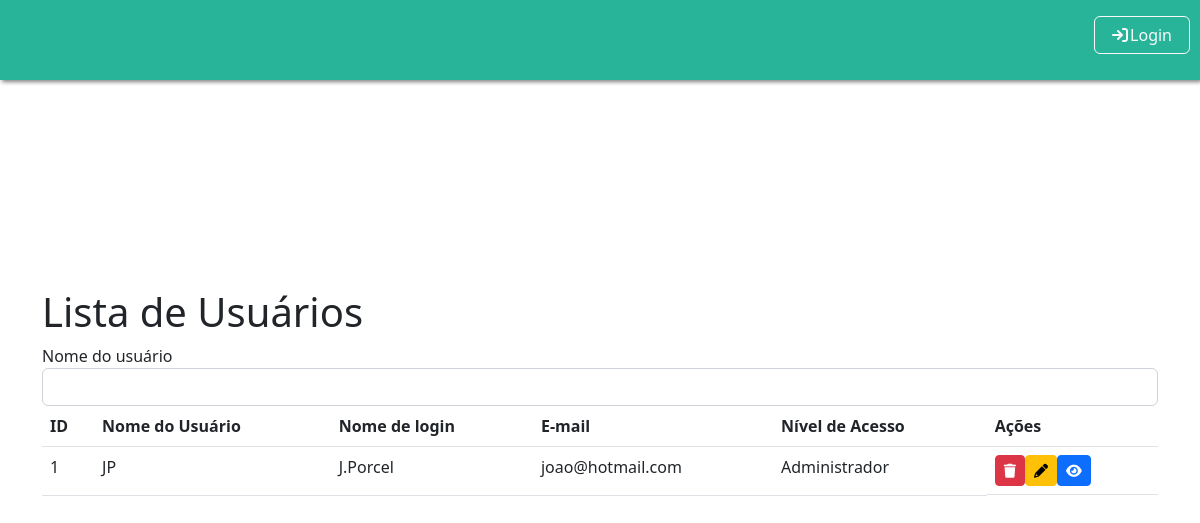
/Tela_Listar_Usuarios.php, run on an earlier commit of the app's database.
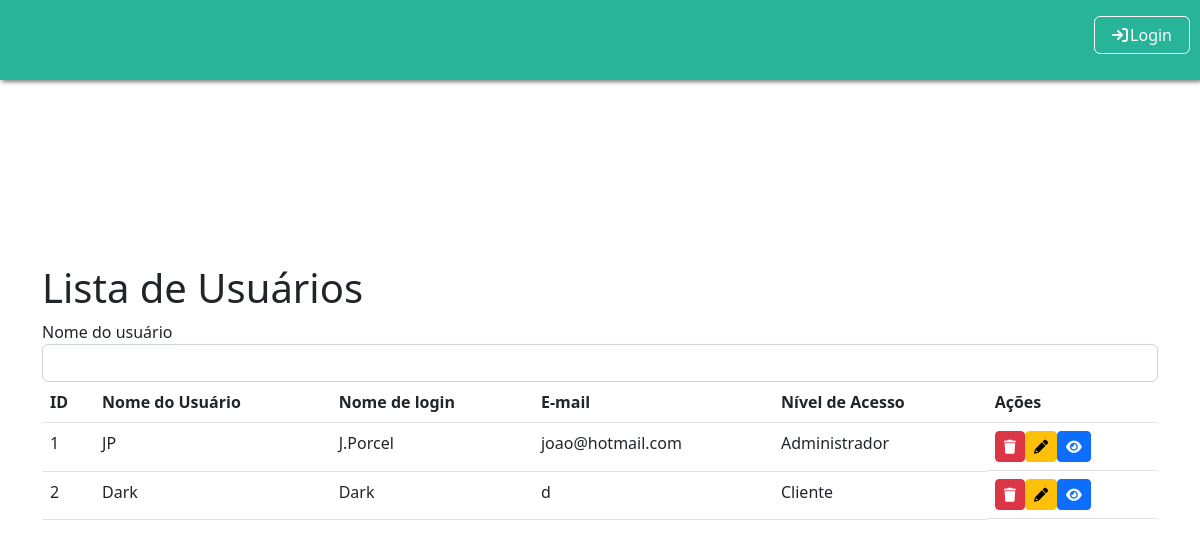
And on a later commit of the database.
### tables this page shows
CREATE TABLE IF NOT EXISTS usuarios (
  idusuario INT NOT NULL AUTO_INCREMENT,
  nome_usuario VARCHAR(45) NOT NULL,
  nome_login VARCHAR(45) NOT NULL,
  email VARCHAR(45) NOT NULL,
  senha VARCHAR(100) NOT NULL,
  nivel_acesso INT NOT NULL,
  PRIMARY KEY (idusuario));

### controllers/controller_usuario.php (the view, shortened to what this page needs)
<?php
function listarUsuarios() {
    $conexao = conectarBanco();
    if ($_SERVER['REQUEST_METHOD'] === 'POST') {
        $nome_usuario = $_POST['nome_usuario'];
        $sql = "SELECT * FROM usuarios WHERE 1 = 1";
        if (!empty($nome_usuario)) {
            $sql .= " AND nome_usuario LIKE '%$nome_usuario%'";
        }
        $result = $conexao->query($sql);
    } else {
        $sql = 'SELECT * FROM usuarios';
        $result = $conexao->query($sql);
    }
    if ($result->num_rows >= 0) {
        while ($row = $result->fetch_assoc()) {
            echo '<tr id="row-' . $row['idusuario'] . '">';
            echo '<td>' . $row['idusuario'] . '</td>';
            echo '<td>' . $row['nome_usuario'] . '</td>';
            echo '<td>' . $row['nome_login'] . '</td>';
            echo '<td>' . $row['email'] . '</td>';
            if ($row['nivel_acesso'] == 1) {
                echo '<td>Administrador</td>';
            } else {
                echo '<td>Cliente</td>';
            }
            echo '<td style="display: flex">';
            if ($row['idusuario'] != $_SESSION['idusuario']) {
                echo '<button name="btn-excluir" type="button" class="btn btn-danger btn-sm" onclick="excluirUsuario(' . $row['idusuario'] . ')">';
                echo '<i class="fas fa-trash"></i>';
                echo '</button>';
            } else {
                echo '<button name="btn-excluir" type="button" class="btn btn-disabled btn-sm">';
                echo '<i class="fas fa-trash"></i>';
                echo '</button>';
            }
            echo '<button type="button" class="btn btn-warning btn-sm" onclick="alterarUsuario(' . $row['idusuario'] . ')">';
            echo '<i class="fas fa-pencil"></i>';
            echo '</button>';
            echo '<button type="button" class="btn btn-primary btn-sm" onclick="visualizarUsuario(' . $row['idusuario'] . ')">';
            echo '<i class="fas fa-eye"></i>';
            echo '</button>';
            echo '</td>';
            echo '</tr>';
        }
    } else {
        echo '<tr><td colspan="7">Nenhum dado encontrado.</td></tr>';
    }
}
?>

### Tela_Listar_Usuarios.php (shortened to what this page needs)
<!DOCTYPE html>
<?php
require '../portalEMA/functions/geral.php';
?>
<html>
    <head>
        <link rel="stylesheet" type="text/css" href="../portalEMA/css/style.css">
        <link rel="stylesheet" href="https://unpkg.com/leaflet@1.7.1/dist/leaflet.css" />
        <link rel="stylesheet" href="https://cdnjs.cloudflare.com/ajax/libs/font-awesome/6.0.0-beta3/css/all.min.css">
        <link rel="stylesheet" type="text/css" href="https://cdn.jsdelivr.net/npm/bootstrap@5.2.3/dist/css/bootstrap.min.css">
    </head>
    <body>
        <?php
        menu();
        ?>
        <div class="container">
            <h1>Lista de Usuários</h1>
            <form method="POST" action="">
                <div>
                    <label for="nome_usuario">Nome do usuário</label>
                    <input type="text" name="nome_usuario" class="form-control">
                </div>
            </form>
            <div class="table-responsive">
                <table class="table">
                    <thead>
                        <tr>
                            <th>ID</th>
                            <th>Nome do Usuário</th>
                            <th>Nome de login</th>
                            <th>E-mail</th>
                            <th>Nível de Acesso</th>
                            <th>Ações</th>
                        </tr>
                    </thead>
                    <tbody>
                        <?php
                        require '../portalEMA/controllers/controller_usuario.php';
                        listarUsuarios();
                        ?>
                    </tbody>
                </table>
            </div>
        </div>
    </body>
</html>

### functions/geral.php (shortened to what this page needs)
<?php
function menu() {
    if (estalogado()) {
        echo '<nav class="navbar navbar-expand-lg">
            <a class="navbar-brand" style="margin-left: 2%" href="../portalEMA/Tela_Principal.php">Bem vindo, ' . $_SESSION['nome_login'] . '!</a>
            <button class="navbar-toggler" type="button" data-toggle="collapse" data-target="#navbarSupportedContent" aria-controls="navbarSupportedContent" aria-expanded="false" aria-label="Toggle navigation">
                <span class="navbar-toggler-icon"></span>
            </button>
            <div class="collapse navbar-collapse" id="navbarSupportedContent">
                <ul class="navbar-nav mr-auto">';
                if($_SESSION['nivel_acesso'] == "1" ){
                    echo'<li class="nav-item dropdown">
                        <a class="nav-link dropdown-toggle" id="navbarDropdown" role="button" data-bs-toggle="dropdown" aria-haspopup="true" aria-expanded="false">
                            Usuários
                        </a>
                        <div class="dropdown-menu" aria-labelledby="navbarDropdown">
                            <a class="dropdown-item" href="../portalEMA/Tela_Cadastro_Usuario.php">Cadastrar Usuário</a>
                            <div class="dropdown-divider"></div>
                            <a class="dropdown-item" href="../portalEMA/Tela_Listar_Usuarios.php">Listar Usuários</a>
                        </div>
                    </li>';
                }
                echo'    <li class="nav-item dropdown">
                        <a class="nav-link dropdown-toggle" id="navbarDropdown" role="button" data-bs-toggle="dropdown" aria-haspopup="true" aria-expanded="false">
                            EMAs
                        </a>
                        <div class="dropdown-menu" aria-labelledby="navbarDropdown">
                            <a class="dropdown-item" href="#">Cadastrar EMA</a>
                            <div class="dropdown-divider"></div>
                            <a class="dropdown-item" href="#">Apresentar EMAs</a>
                            <div class="dropdown-divider"></div>
                            <a class="dropdown-item" href="#">Efetuar Diagnóstico</a>
                            <div class="dropdown-divider"></div>
                            <a class="dropdown-item" href="#">Apresentar Relatórios</a>
                        </div>
                    </li>
               <li class="nav-item">
                <form action="../portalEMA/functions/logout.php">
                    <button style="position: absolute; top: 20%; right: 10px; width:8%;" class="btn btn-danger" type="submit"><i style="padding-right: 3%;" class="fas fa-sign-out"></i>Logout</button>
                </form>
                </li>
                </ul>
            </div>
        </nav>';
    } else {
        echo '<nav class="navbar navbar-expand-lg">
            <button class="navbar-toggler" type="button" data-toggle="collapse" data-target="#navbarSupportedContent" aria-controls="navbarSupportedContent" aria-expanded="false" aria-label="Toggle navigation">
                <span class="navbar-toggler-icon"></span>
            </button>
            <div class="collapse navbar-collapse" id="navbarSupportedContent">
                <ul class="navbar-nav mr-auto">
                <li class="nav-item">
                <form action="../portalEMA/Tela_Login.php">
                    <button style="position: absolute; top: 20%; right: 10px; width:8%;" class="btn btn-outline-light" type="submit"><i style="padding-right: 3%;" class="fas fa-sign-in"></i>Login</button>
                </form>
                </li>
                </ul>
            </div>
        </nav>';
    }
}
?>

### css/style.css (style rules this page uses)
html, body { height: 100%; }
body { display: -ms-flexbox; display: -webkit-box; display: flex; -ms-flex-align: center; -ms-flex-pack: center; -webkit-box-align: center; align-items: center; -webkit-box-pack: center; justify-content: center; padding-top: 40px; padding-bottom: 40px; background-color: #f5f5f5; }

### Tela_Listar_Usuarios.php (style rules this page uses)
.navbar { position: fixed; top: 0; width: 100%; height: 10%; background-color: #28b498; z-index: 2; filter: drop-shadow(2px 2px 2px grey); }

What changed in the data, as far as the page shows it:
added usuarios: idusuario "2", nome_usuario "Dark", nome_login "Dark", email "d", nivel_acesso "Cliente"
